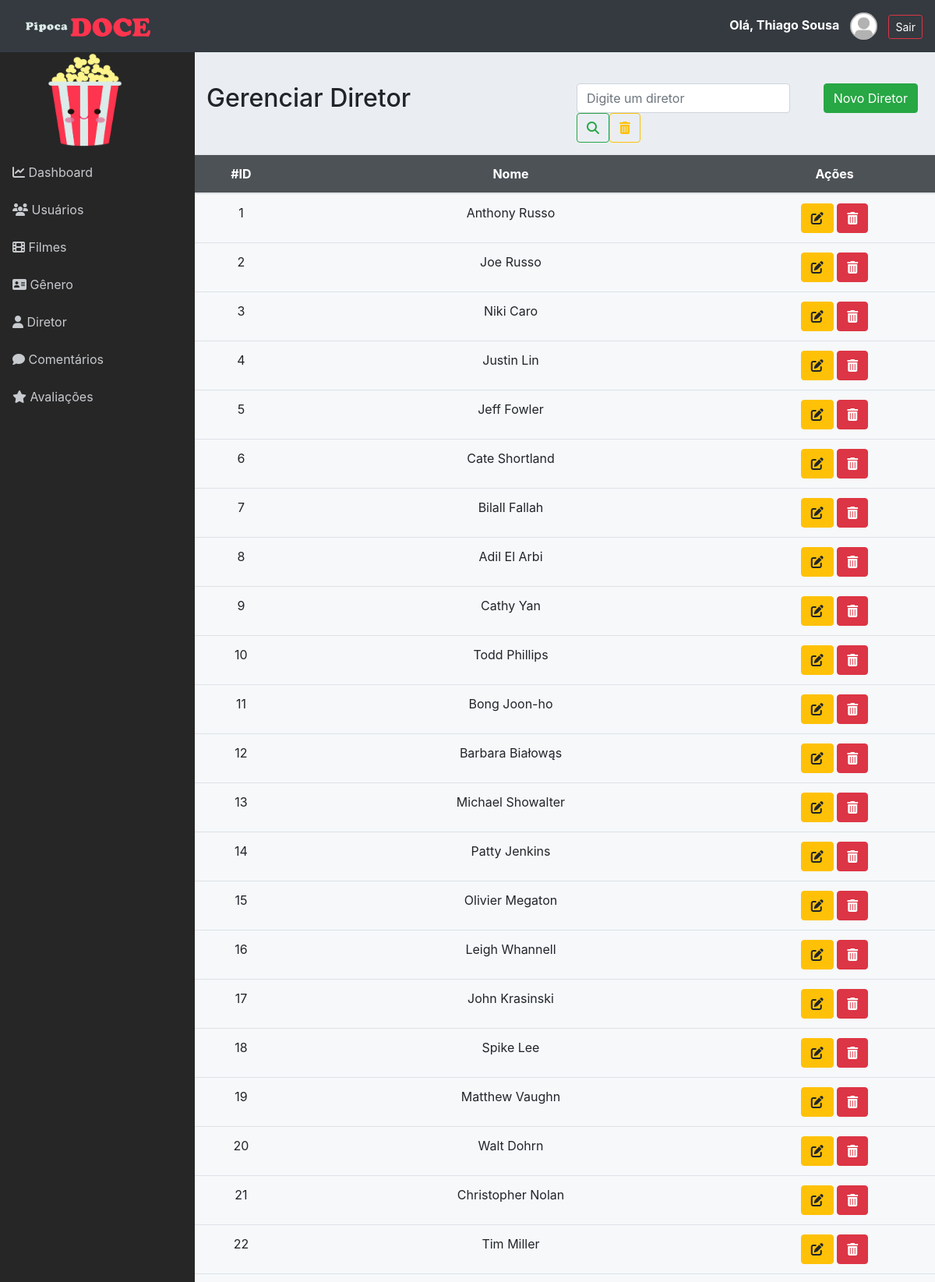
/admin/diretor.php (signed in, upper part), run on the app's committed database.
### tables this page shows
CREATE TABLE `diretor` (
  `id` int NOT NULL AUTO_INCREMENT,
  `nome` varchar(100) NOT NULL,
  PRIMARY KEY (`id`)
);

### admin/classes/Conexao.php (called while the page is built, shortened)
<?php
class Conexao
{
	private $host;
	private $user;
	private $password;
	public function __construct() {
		$this->host = 'mysql:host=localhost;dbname=pipoca_doce';
		$this->user = 'root';
		$this->password = 'root';
	}
	public function conectar() {
		try {
			$conn = new PDO(
				$this->host,
				$this->user,
				$this->password,
				array(
					PDO::ATTR_ERRMODE => PDO::ERRMODE_EXCEPTION,
					PDO::MYSQL_ATTR_INIT_COMMAND => "SET NAMES utf8"
				)
			);
			return $conn;
		} catch (PDOException $e) {
			echo 'Erro na conexao. Erro reportado: ' . $e->getMessage();
			exit;
		}
	}
}

### admin/classes/DiretorDAO.php (called while the page is built, shortened)
<?php
require_once 'Model.php';
class DiretorDAO extends Model
{
    public function __construct()
    {
        $this->class = 'Diretor';
        $this->tabela = 'diretor';
    }
	public function listar($pesquisa = '')
	{
		if ($pesquisa != '') {
			$sql = "SELECT * FROM {$this->tabela}
					WHERE nome like '%{$pesquisa}%'";
		} else {
			$sql = "SELECT * FROM {$this->tabela}";
		}
		$stmt = $this->db->prepare($sql);
		$stmt->setFetchMode(PDO::FETCH_CLASS, $this->class);
		$stmt->execute();
		return $stmt->fetchAll();
	}
}

### admin/classes/Model.php (called while the page is built, shortened)
<?php
require 'Conexao.php';
class Model
{
	public function __construct()
	{
		$conexao = new Conexao();
		$this->db = $conexao->conectar();
	}
}

### admin/classes/Diretor.php (called while the page is built, shortened)
<?php
class Diretor
{
	private $id;
	private $nome;
    public function getId()
    {
        return $this->id;
    }
    public function getNome()
    {
        return $this->nome;
    }
}

### admin/diretor.php (the view)
<?php include './layout/header.php';?>
<?php include './layout/menu.php';?>
<?php
require 'classes/Diretor.php';
require 'classes/DiretorDAO.php';
$diretorDAO = new DiretorDAO();
$diretores = $diretorDAO->listar();
if(isset($_GET['pesquisa']) && $_GET['pesquisa'] != '') {
	$diretores = $diretorDAO->listar($_GET['pesquisa']);
} else {
	$diretores = $diretorDAO->listar();
}
?>
<div class="row" style="margin-top:40px">
	<div class="col-6">
		<h2>Gerenciar Diretor</h2>
	</div>
	<div class="col-4">
		<form class="form-inline my-2 my-lg-0">
		      <input class="form-control mr-sm-2" name="pesquisa" type="search" placeholder="Digite um diretor" aria-label="Pesquisar" value="<?= (isset($_GET['pesquisa']) ? $_GET['pesquisa'] : '') ?>">
		      <button class="btn btn-outline-success my-2 my-sm-0" type="submit">
		      	<i class="fas fa-search"></i>
		      </button>
		      <a href="./diretor.php" class="btn btn-outline-warning my-2 my-sm-0">
		      	<i class="fas fa-trash-alt"></i>
		      </a>
	    </form>
	</div>
	<div class="col-2">
		<a href="form_diretor.php" class="btn btn-success">Novo Diretor</a>
	</div>
</div>
<div class="row">
	<table class="table table-hover table-responsive-lg">
		<thead>
			<tr>
				<th>#ID</th>
				<th>Nome</th>
				<th>Ações</th>
			</tr>
		</thead>
		<tbody>
			<?php foreach ($diretores as $diretor) { ?>
			<tr>
				<td><?= $diretor->getId() ?></td>
				<td><?= $diretor->getNome() ?></td>
				<td>
					<a href="form_diretor.php?id=<?= $diretor->getId() ?>" title="Editar diretor" class="btn btn-warning">
						<i class="fas fa-edit"></i>
					</a>
					<a href="controle_diretor.php?acao=deletar&id=<?= $diretor->getId() ?>" title="Excluir diretor" class="btn btn-danger" onclick="return confirm('Deseja realmente exluir o diretor?')">
						<i class="fas fa-trash-alt"></i>
					</a>
				</td>
			</tr>
			<?php } ?>
		</tbody>
	</table>
</div>
<?php include './layout/footer.php';?>

### admin/assets/css/all.css (style rules this page uses)
.fa, .fas, .far, .fal, .fad, .fab { -moz-osx-font-smoothing: grayscale; -webkit-font-smoothing: antialiased; display: inline-block; font-style: normal; font-variant: normal; text-rendering: auto; line-height: 1; }
.fa-edit:before { content: "\f044"; }
.fa-search:before { content: "\f002"; }
.fa-trash-alt:before { content: "\f2ed"; }
.fa, .fas { font-family: 'Font Awesome 5 Free'; font-weight: 900; }

### admin/assets/css/estilo.css (style rules this page uses)
body { background-color: #eaeef3; }
table thead tr { text-align: center; background: #343a40de; color: #FFF; font-size: 16px; }
table tbody tr { text-align: center; }
.table { background-color: #ffffff96; }
.row { margin-bottom: 15px; }

### data on the page
diretor: id "1", nome "Anthony Russo"
diretor: id "2", nome "Joe Russo"
diretor: id "3", nome "Niki Caro"
diretor: id "4", nome "Justin Lin"
diretor: id "5", nome "Jeff Fowler"
diretor: id "6", nome "Cate Shortland"
diretor: id "7", nome "Bilall Fallah"
diretor: id "8", nome "Adil El Arbi"
diretor: id "9", nome "Cathy Yan"
diretor: id "10", nome "Todd Phillips"
diretor: id "11", nome "Bong Joon-ho"
diretor: id "12", nome "Barbara Białowąs"
diretor: id "13", nome "Michael Showalter"
diretor: id "14", nome "Patty Jenkins"
diretor: id "15", nome "Olivier Megaton"
diretor: id "16", nome "Leigh Whannell"
diretor: id "17", nome "John Krasinski"
diretor: id "18", nome "Spike Lee"
diretor: id "19", nome "Matthew Vaughn"
diretor: id "20", nome "Walt Dohrn"
diretor: id "21", nome "Christopher Nolan"
diretor: id "22", nome "Tim Miller"

### other printed values
$_SESSION['nome'] "Thiago Sousa"
